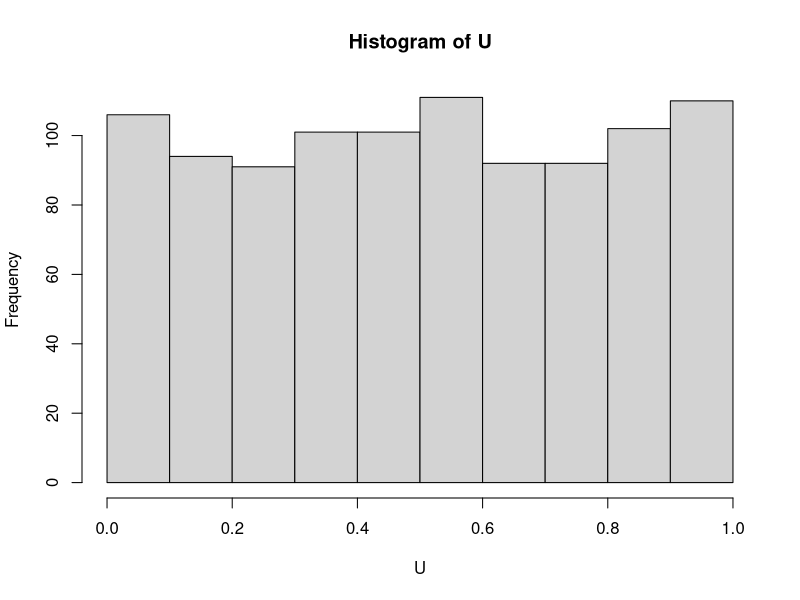
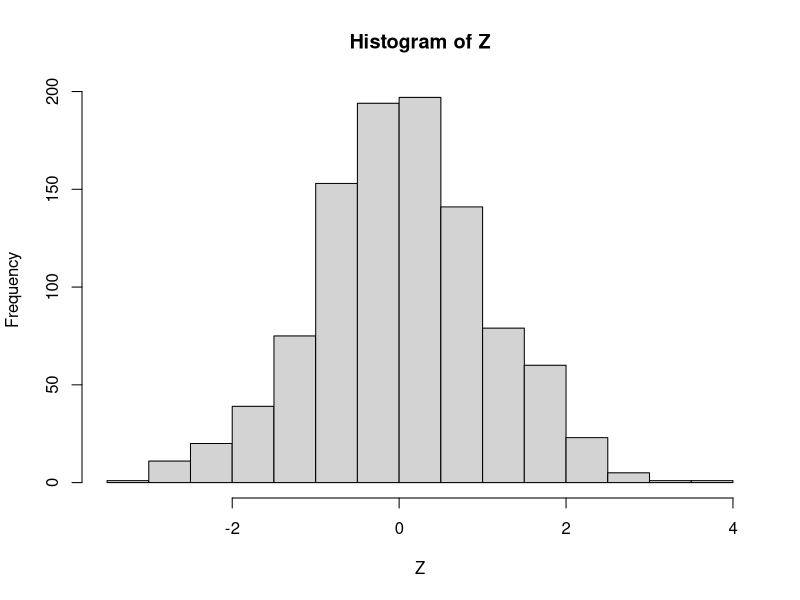
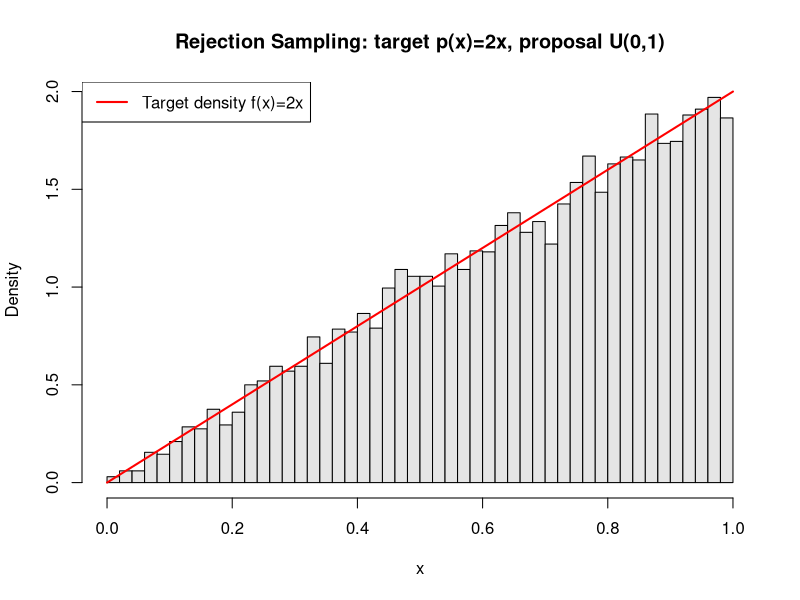
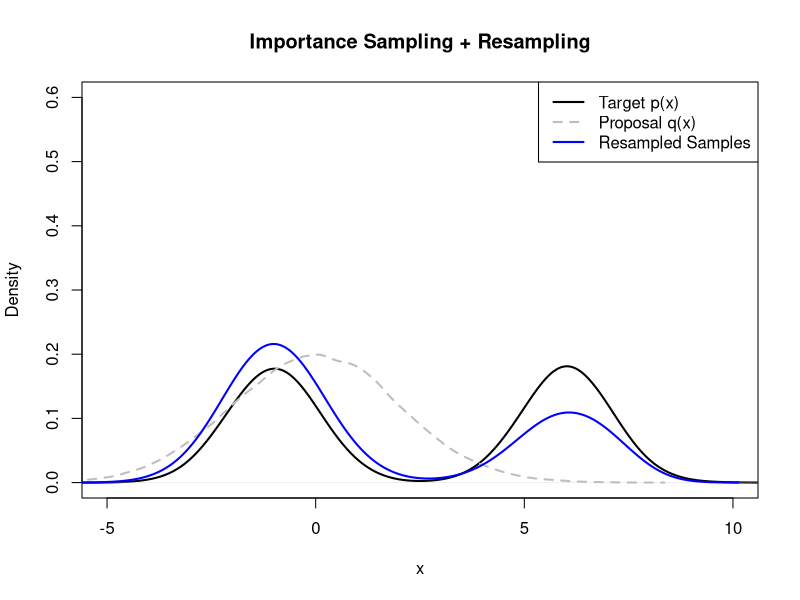

Write R code to recreate these figures, in order.
## ---- chunk 1
U = runif(1000,0,1) # 生成1000个服从U(0,1)的数
hist(U)
Z = qnorm(U) # 做正态分布的逆变换
hist(Z)
## ---- chunk 2
set.seed(123)

n <- 10000                # 想要的样本数
accepted <- c()           # 存放被接受的样本
cst <- 2                  # 因为 p(x)/q(x)=2x，最大值是 2，所以 c = 2 就够

while (length(accepted) < n) {
  x <- runif(1)           # 从 U(0,1) 提样
  u <- runif(1)           # 从 U(0,1) 提样作为接受概率
  if (u < (2 * x) / cst) {  # 接受条件
    accepted <- c(accepted, x)
  }
}

# 画图对比目标密度
hist(accepted, breaks = 50, freq = FALSE, col = "grey90",
     main = "Rejection Sampling: target p(x)=2x, proposal U(0,1)",
     xlab = "x")
curve(2*x, from = 0, to = 1, add = TRUE, lwd = 2, col = "red")
legend("topleft", legend = c("Target density f(x)=2x"), col = "red", lwd = 2)


## ---- chunk 3

set.seed(1234)

# --- 目标分布：混合高斯 ---
x <- c(rnorm(5000,-1,1), rnorm(5000,6,1))

# --- 提议分布：简单高斯 ---
m <- 100000
g <- rnorm(m, 0, 2)
g.sorted <- sort(g)

# --- 计算权重 w = p/q ---
weights <- (0.7*dnorm(g.sorted, -1, 1) + 0.3*dnorm(g.sorted, 6, 1)) / 
            dnorm(g.sorted, 0, 2)

# --- 归一化 + 重采样 ---
w_norm <- weights / sum(weights)
resample_idx <- sample(1:length(g.sorted), size=1000, replace=TRUE, prob=w_norm)
x_resampled <- g.sorted[resample_idx]

# --- 可视化 ---
plot(density(x), col="black", lwd=2, main="Importance Sampling + Resampling", 
     xlab="x", xlim=c(-5,10),ylim=c(0, 0.6))
lines(density(g.sorted), col="gray", lwd=2, lty=2)
lines(density(x_resampled), col="blue", lwd=2)
legend("topright", legend=c("Target p(x)", "Proposal q(x)", "Resampled Samples"),
       col=c("black", "gray", "blue"), lty=c(1,2,1), lwd=2)
